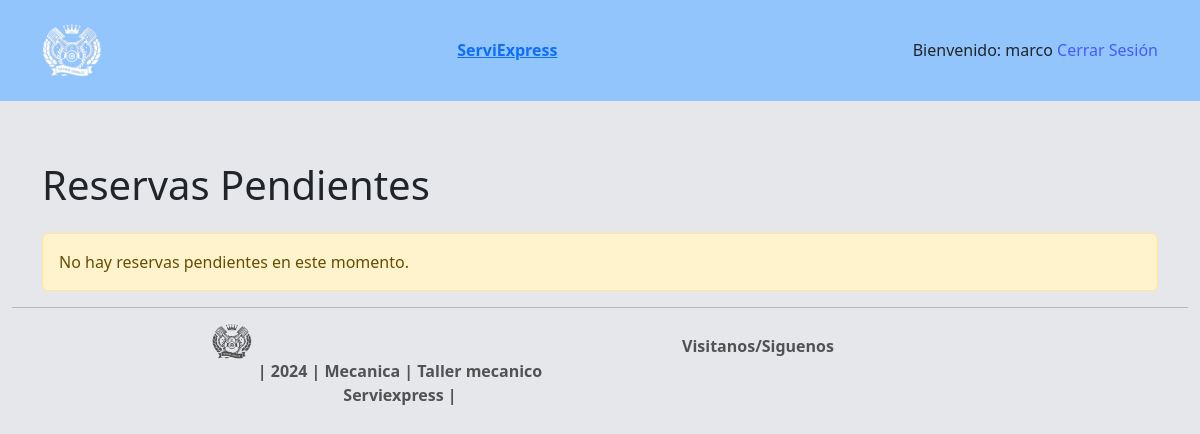
/reservas/pendientes/ (signed in), run on an earlier commit of the app's database.
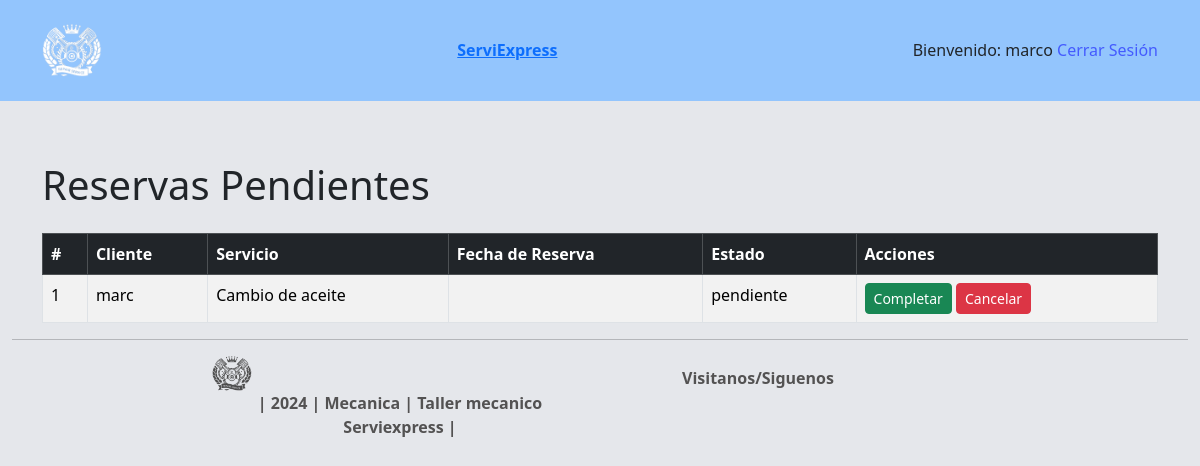
And on a later commit of the database.
### reservas/models.py (models this page shows)
class Reserva(models.Model): # agregado modelo reserva
    ESTADOS = (
        ('pendiente', 'Pendiente'),
        ('aceptada', 'Aceptada'),
        ('rechazada', 'Rechazada'),
        ('completada', 'Completada')
    )
    cliente = models.ForeignKey(Usuario, on_delete=models.CASCADE, related_name='reservas')
    servicio = models.ForeignKey(Servicio, on_delete=models.CASCADE)
    empleado = models.ForeignKey(Usuario, on_delete=models.SET_NULL, null=True, related_name='reservas_atendidas')
    fecha = models.DateTimeField()
    estado = models.CharField(max_length=20, choices=ESTADOS, default='pendiente')

### usuarios/models.py (models this page shows)
class Usuario(AbstractUser):
    ROLES = (
        ('cliente', 'Cliente'),
        ('empleado', 'Empleado'),
        ('administrador', 'Administrador')
    )
    rol = models.CharField(max_length=20, choices=ROLES)
    telefono = models.CharField(max_length=15, blank=True)

### servicios/models.py (models this page shows)
class Servicio(models.Model): # agregado modelo servicio
    nombre = models.CharField(max_length=100)
    descripcion = models.TextField()
    precio = models.DecimalField(max_digits=10, decimal_places=2)
    productos_requeridos = models.ManyToManyField(Producto, related_name='servicios')

### reservas/views.py (the view)
# urls.py: path('pendientes/', reservas_pendientes, name='pendientes'), # agregado para mostrar reservas_pendientes.html
@login_required # agregado por que requiere del inicio de sesion
def reservas_pendientes(request): # agregado para mostrar una reserva pendinet
    reservas = Reserva.objects.filter(estado='pendiente')
    return render(request, 'reservas/reservas_pendientes.html', {'reservas': reservas})

### reservas/templates/reservas/reservas_pendientes.html (shortened to what this page needs)
{% extends 'base.html' %}
{% block content %}
<div class="container mt-4">
    <h1 class="mb-4">Reservas Pendientes</h1>
    {% if reservas %}
        <table class="table table-bordered table-striped">
            <thead class="table-dark">
                <tr>
                    <th>#</th>
                    <th>Cliente</th>
                    <th>Servicio</th>
                    <th>Fecha de Reserva</th>
                    <th>Estado</th>
                    <th>Acciones</th>
                </tr>
            </thead>
            <tbody>
                {% for reserva in reservas %}
                <tr>
                    <td>{{ forloop.counter }}</td>
                    <td>{{ reserva.cliente.username }}</td>
                    <td>{{ reserva.servicio.nombre }}</td>
                    <td>{{ reserva.fecha_reserva|date:"d/m/Y H:i" }}</td>
                    <td>{{ reserva.estado }}</td>
                    <td>
                        <a href="{% url 'reservas:completar_reserva' reserva.id %}" class="btn btn-success btn-sm"
                           onclick="return confirm('¿Estás seguro de marcar esta reserva como completada?');">
                            Completar
                        </a>
                        <a href="{% url 'reservas:cancelar_reserva' reserva.id %}" class="btn btn-danger btn-sm"
                           onclick="return confirm('¿Estás seguro de cancelar esta reserva?');">
                            Cancelar
                        </a>
                    </td>
                </tr>
                {% endfor %}
            </tbody>
        </table>
    {% else %}
        <p class="alert alert-warning">No hay reservas pendientes en este momento.</p>
    {% endif %}
</div>
{% endblock %}

What changed in the data, as far as the page shows it:
added Reserva: cliente.username "marc", servicio.nombre "Cambio de aceite", estado "pendiente"
Also different on the page:
text no longer shown: "No hay reservas pendientes en este momento."
text now shown: "# Cliente Servicio Fecha de Reserva Estado Acciones"
